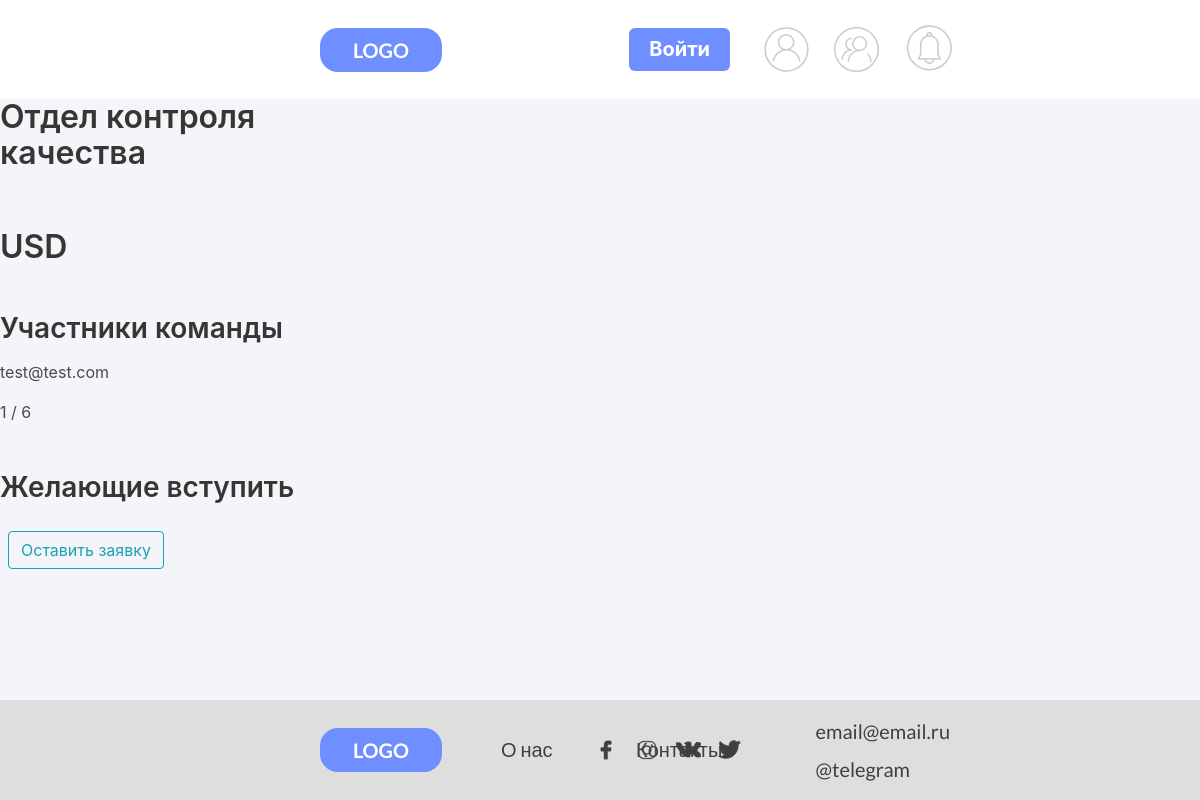
The app's page /team/10, older data.
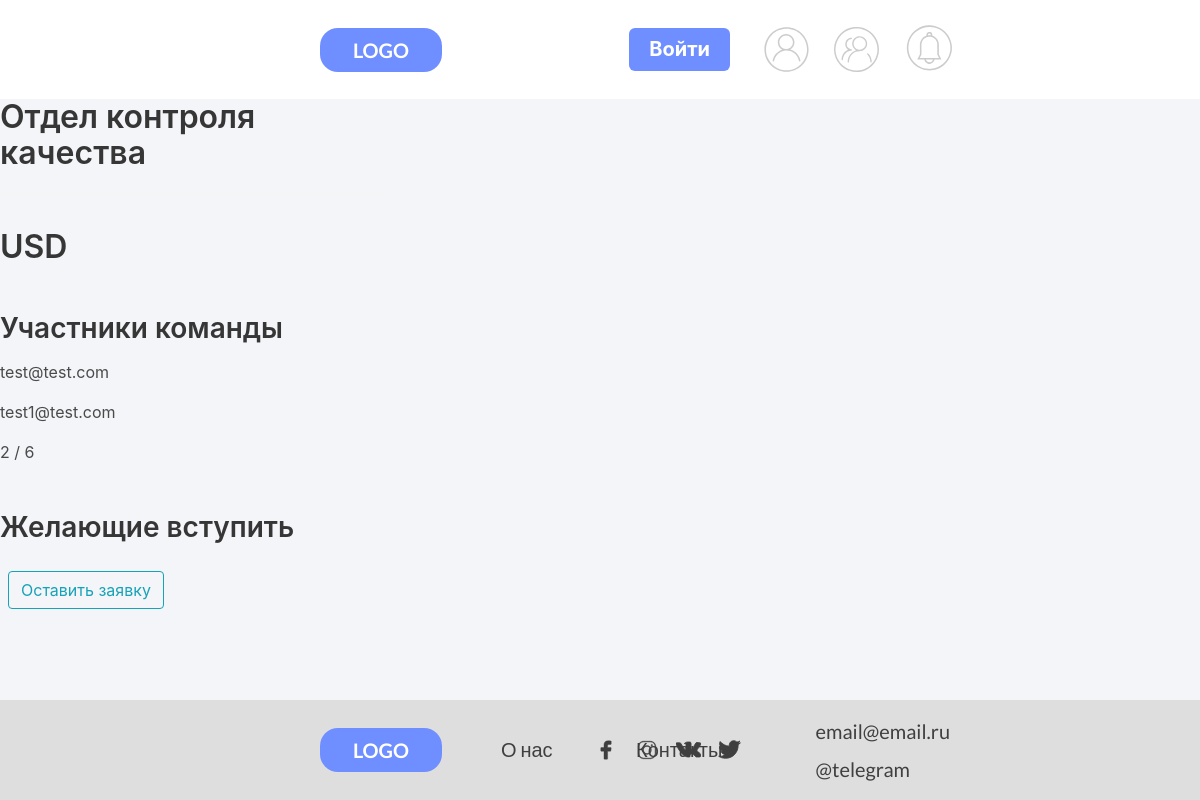
The same page, newer data.
### users/models.py (models this page shows, shortened)
class CustomUser(AbstractUser):
    username = None
    email = models.EmailField(_('email address'), unique=True)
    full_name = models.CharField(
        'Имя Фамилия',
        max_length=40,
        null=True,
        blank=True
        )
    phone_number = models.CharField(
        'Телефон пользователя',
        null=True,
        blank=True,
        max_length=30
        )
    date_birth = models.CharField(
        'Возраст пользователя',
        null=True,
        blank=True,
        max_length=50)
    USERNAME_FIELD = 'email'
    REQUIRED_FIELDS = []
    objects = CustomUserManager()
    class Meta:
        verbose_name = 'Пользователь'
        verbose_name_plural = 'Пользователи'

class Team(models.Model):
    ACTIVE = 'active'
    DELETED = 'deleted'
    CHOICES_STATUS  = (
        (ACTIVE, 'Active'),
        (DELETED, 'Deleted')
    )
    name = models.CharField(
        'Наименование команды',
        max_length=64,
        )
    description = models.CharField(
        'Описание команды',
        max_length=1024,
        null=True,
        blank=True
        )
    owner = models.ForeignKey(
        CustomUser,
        related_name='created_teams',
        verbose_name='Автор команды',
        on_delete=models.CASCADE,
        blank=True,
        null=True,
        )
    members = models.ManyToManyField(
        CustomUser,
        related_name='users_teams',
        verbose_name='Участники',
        blank=True,
        )
    count_of_players = models.IntegerField('Число участников')
    created_at = models.DateTimeField(
        'Дата cоздания команды',
        auto_now_add=True,
        null=True,
        blank=True
        )
    img = models.ImageField(
        'Фото команды',
        default='default-team.png',
        upload_to='user_images'
        )
    status = models.CharField(max_length=10, choices=CHOICES_STATUS, default=ACTIVE)
    class Meta:
        ordering = ['-created_at']
        verbose_name = 'Команду'
        verbose_name_plural = 'Команды'

### users/views.py (the view)
# urls.py: path('team/<int:pk>', userViews.TeamDetailView.as_view(), name='team'),
class TeamDetailView(DetailView):
    template_name = 'teams/team.html'
    model = Team
    def get_context_data(self, **kwards):
        ctx = super(TeamDetailView, self).get_context_data(**kwards)
        ctx['team'] = Team.objects.get(pk=self.kwargs['pk'])
        return ctx

### users/templates/teams/team.html (shortened to what this page needs)
{% extends 'users/base.html'%}
{% load static %}
{% block content %}
{% if team.owner == request.user %}
    <div class="columns" id="team-app">
        <div class="column is-4">
            <h1 class="title"> {{ team.name  }} </h1>
            <hr>
            <h1 class="title"> {{ team.description }} </h1>
            <h2 class="subtitile mt-6"> Участники команды </h2>
            {% for member in team.members.all %}
                <p> {{ member.email }} </p>
            {% endfor %}
            {{ team.members.all|length }} / {{team.count_of_players}}
            <h2 class="subtitile mt-6"> Желающие вступить </h2>
            <h3 class="is-size-5"><a href="{% url 'update-team' team.id %}" class="ml-2">
                <button class="btn btn-outline-info">Изменить команду </button>
            </a></h3>
            <h3 class="is-size-5"><a href="" class="ml-2">
                <button class="btn btn-outline-info"> Пригласить участников  </button>
            </a></h3>
        </div>
    </div>
{% else %}
<div class="columns" id="team-app">
    <div class="column is-4">
        <h1 class="title"> {{ team.name  }} </h1>
        <hr>
        <h1 class="title"> {{ team.description }} </h1>
        <h2 class="subtitile mt-6"> Участники команды </h2>
        {% for member in team.members.all %}
            <p> {{ member.email }} </p>
        {% endfor %}
        {{ team.members.all|length }} / {{team.count_of_players}}
        <h2 class="subtitile mt-6"> Желающие вступить </h2>
        <h3 class="is-size-5"><a href="" class="ml-2">
            <button class="btn btn-outline-info"> Оставить заявку  </button>
        </a></h3>
    </div>
</div>
{% endif %}
{% endblock %}

Row changes from the older to the newer data that the page shows:
computed for Team "Отдел контроля качества": members.all|length "1" → "2"
now on this page (row edited): CustomUser: email "test1@test.com"
